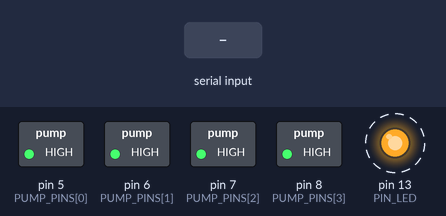
Bench run of a sketch on a simulated Arduino Uno, built with avr-gcc and run on an emulated ATmega328P. Shown: switched loads named in the sketch (green lamp = pin HIGH), output pins drawn as LEDs (lit = HIGH). Dashed ring = blinking. Inputs (shaded band) come from the test bench. What the sketch prints to the serial monitor is not drawn.

Above: at 1.2 s.
1.3 s: "PING\n" received over Serial
3.5 s: "STATUS\n" received over Serial
5.5 s: "PUMP:\n" received over Serial
Timing chart, 0 to 13.5 s (numbered marks = the images above; inputs shaded):
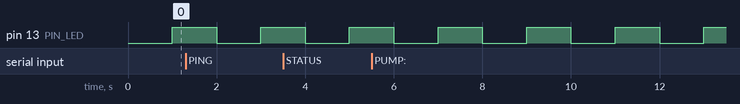

Measured:
- by itself, pin 13 (PIN_LED): alternates HIGH for 1.0 s and LOW for 1.0 s

The sketch:

arduino_pumps.ino
```cpp
/*
 * SCENTATION — PUMP OUTPUT NODE (Arduino Uno R3)
 *
 * Serial 115200:
 *   PUMP:X,Y,Z  PUMP:ALL  PUMP:OFF  PUMP:TEST  STATUS  PING
 *
 * Relays ACTIVE LOW: LOW = pump ON, HIGH = OFF.
 *
 *        Arduino Uno                    Relay module
 *        5V  --------------------------- VCC
 *        GND --------------------------- GND
 *        5,6,7,8 ----------------------- IN1..IN4
 *        USB --------------------------- Laptop
 *
 * Pumps use EXTERNAL 5V supply — not Arduino 5V rail.
 */

// #define MOCK_MODE
// Bench only: define to enable PUMP:TEST (uses multi-second delay() — stalls serial and auto-shutoff).
// #define ALLOW_PUMP_TEST

#include <string.h>

const int NUM_PUMPS = 4;
const int PUMP_PINS[NUM_PUMPS] = {5, 6, 7, 8};
const int PIN_LED = 13;

const unsigned long SERIAL_BAUD = 115200;
const int CMD_BUFFER_SIZE = 64;
const unsigned long AUTO_SHUTOFF_MS = 30000;
const unsigned long DEBOUNCE_MS = 100;
const unsigned long LED_IDLE_MS = 1000;
const unsigned long LED_ACTIVE_MS = 200;
const unsigned long TEST_PUMP_DURATION_MS = 1000;

bool pumpState[NUM_PUMPS] = {false, false, false, false};
unsigned long lastCommandTime = 0;
unsigned long lastPumpOnTime = 0;
unsigned long lastBlinkTime = 0;
bool ledState = false;
bool testModeRunning = false;
char cmdBuffer[CMD_BUFFER_SIZE];
int cmdIndex = 0;

void setup() {
  Serial.begin(SERIAL_BAUD);
  while (!Serial && millis() < 3000) {}
  for (int i = 0; i < NUM_PUMPS; i++) {
    pinMode(PUMP_PINS[i], OUTPUT);
    digitalWrite(PUMP_PINS[i], HIGH);
  }
  pinMode(PIN_LED, OUTPUT);
  digitalWrite(PIN_LED, LOW);
  lastCommandTime = millis();
  lastBlinkTime = millis();
  Serial.println("SCENTATION_PUMP_NODE_v1.0|PUMPS:4|READY");
#ifdef MOCK_MODE
  Serial.println("[MOCK] No relay GPIO toggling");
#endif
}

void loop() {
  unsigned long now = millis();
  readSerialCommand();
  checkAutoShutoff(now);
  updateLED(now);
}

void readSerialCommand() {
  static bool discardUntilNl = false;
  while (Serial.available() > 0) {
    char c = (char)Serial.read();
    if (c == '\n') {
      discardUntilNl = false;
      if (cmdIndex > 0) {
        cmdBuffer[cmdIndex] = '\0';
        processCommand(cmdBuffer);
        cmdIndex = 0;
      }
    } else if (c == '\r') {
    } else if (discardUntilNl) {
      // Drop remainder of over-long line (already emitted ERROR:LINE_TOO_LONG).
    } else if (c == 0x7F || c == 0x08) {
      if (cmdIndex > 0) cmdIndex--;
    } else if (cmdIndex < CMD_BUFFER_SIZE - 1) {
      cmdBuffer[cmdIndex++] = c;
    } else {
      discardUntilNl = true;
      cmdIndex = 0;
      Serial.println("ERROR:LINE_TOO_LONG");
    }
  }
}

void processCommand(const char* cmd) {
  const char* p = cmd;
  while (*p == ' ' || *p == '\t') p++;

  // Never debounce pump or safety/diagnostic commands — host may send PUMP lines in quick succession.
  bool noDebounce =
      (strcmp(p, "PING") == 0) || (strcmp(p, "STATUS") == 0) || (strncmp(p, "PUMP:", 5) == 0);

  unsigned long now = millis();
  if (!noDebounce && (now - lastCommandTime < DEBOUNCE_MS)) return;
  lastCommandTime = now;

  if (strcmp(p, "PING") == 0) {
    Serial.println("PONG");
  } else if (strcmp(p, "STATUS") == 0) {
    Serial.print("STATE:");
    for (int i = 0; i < NUM_PUMPS; i++) {
      Serial.print(pumpState[i] ? 1 : 0);
      if (i < NUM_PUMPS - 1) Serial.print(",");
    }
    Serial.println();
  } else if (strncmp(p, "PUMP:", 5) == 0) {
    const char* args = p + 5;
    if (strcmp(args, "OFF") == 0) {
      allPumpsOff();
      Serial.println("ACK:OFF");
    } else if (strcmp(args, "ALL") == 0) {
      for (int i = 0; i < NUM_PUMPS; i++) setPump(i, true);
      lastPumpOnTime = millis();
      Serial.println("ACK:PUMP:1,2,3,4");
    } else if (strcmp(args, "TEST") == 0) {
#ifdef ALLOW_PUMP_TEST
      if (!testModeRunning) runPumpTest();
      else Serial.println("ERROR:TEST_RUNNING");
#else
      Serial.println("ERROR:PUMP_TEST_DISABLED");
#endif
    } else {
      int requested[NUM_PUMPS];
      int n = parsePumpNumbers(args, requested, NUM_PUMPS);
      if (n == 0) {
        Serial.println("ERROR:INVALID_PUMP");
      } else {
        bool ok = true;
        for (int i = 0; i < n; i++) {
          if (requested[i] < 1 || requested[i] > NUM_PUMPS) ok = false;
        }
        if (!ok) Serial.println("ERROR:INVALID_PUMP");
        else {
          allPumpsOff();
          for (int i = 0; i < n; i++) setPump(requested[i] - 1, true);
          lastPumpOnTime = millis();
          Serial.print("ACK:PUMP:");
          for (int i = 0; i < n; i++) {
            Serial.print(requested[i]);
            if (i < n - 1) Serial.print(",");
          }
          Serial.println();
        }
      }
    }
  } else {
    Serial.print("ERROR:UNKNOWN_CMD:");
    Serial.println(p);
  }
}

int parsePumpNumbers(const char* str, int* result, int maxNum) {
  int count = 0;
  const char* ptr = str;
  while (*ptr && count < maxNum) {
    while (*ptr == ' ' || *ptr == ',' || *ptr == '\t') ptr++;
    if (*ptr == '\0') break;
    if (*ptr >= '0' && *ptr <= '9') {
      result[count] = 0;
      while (*ptr >= '0' && *ptr <= '9') {
        result[count] = result[count] * 10 + (*ptr - '0');
        ptr++;
      }
      count++;
    } else {
      while (*ptr && *ptr != ',' && *ptr != ' ') ptr++;
    }
  }
  return count;
}

void setPump(int idx, bool on) {
  if (idx < 0 || idx >= NUM_PUMPS) return;
  bool prev = pumpState[idx];
  pumpState[idx] = on;
#ifndef MOCK_MODE
  digitalWrite(PUMP_PINS[idx], on ? LOW : HIGH);
#endif
  if (prev != on) {
    Serial.print("LOG:PUMP_");
    Serial.print(idx + 1);
    Serial.print(on ? ":ON|T:" : ":OFF|T:");
    Serial.println(millis());
  }
}

void allPumpsOff() {
  for (int i = 0; i < NUM_PUMPS; i++) setPump(i, false);
}

// WARNING: long delay() — do not invoke PUMP:TEST during a live demo (see tools/README.md).
void runPumpTest() {
  testModeRunning = true;
  Serial.println("LOG:TEST_START");
  for (int i = 0; i < NUM_PUMPS; i++) {
    Serial.print("LOG:TEST_PUMP_");
    Serial.println(i + 1);
    setPump(i, true);
    delay(TEST_PUMP_DURATION_MS);
    setPump(i, false);
    delay(200);
  }
  Serial.println("LOG:TEST_COMPLETE");
  testModeRunning = false;
}

void checkAutoShutoff(unsigned long now) {
  if (lastPumpOnTime == 0) return;
  bool any = false;
  for (int i = 0; i < NUM_PUMPS; i++) {
    if (pumpState[i]) any = true;
  }
  if (any && (now - lastPumpOnTime > AUTO_SHUTOFF_MS)) {
    allPumpsOff();
    lastPumpOnTime = 0;
    Serial.println("AUTO_SHUTOFF");
    Serial.println("LOG:SAFETY:PUMPS_FORCE_OFF");
  }
}

void updateLED(unsigned long now) {
  bool any = false;
  for (int i = 0; i < NUM_PUMPS; i++) {
    if (pumpState[i]) any = true;
  }
  unsigned long period = any ? LED_ACTIVE_MS : LED_IDLE_MS;
  if (now - lastBlinkTime >= period) {
    ledState = !ledState;
    digitalWrite(PIN_LED, ledState);
    lastBlinkTime = now;
  }
}
```
